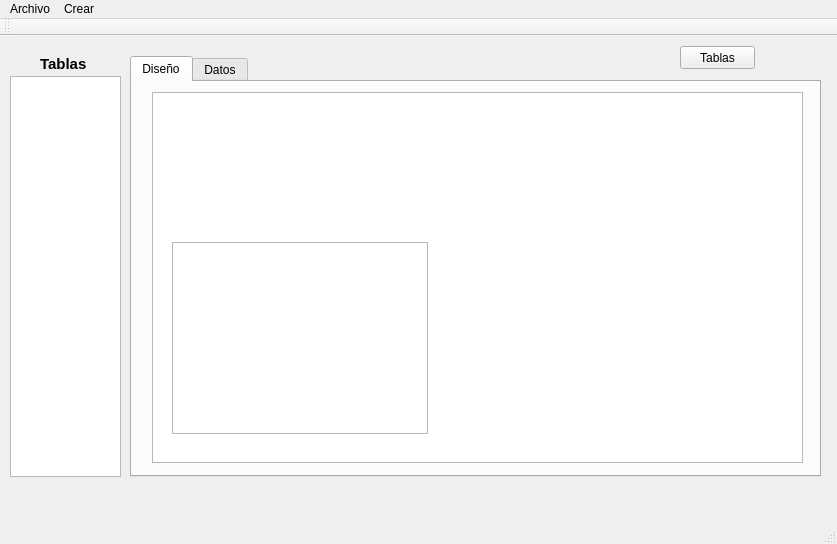
<?xml version="1.0" encoding="UTF-8"?>
<ui version="4.0">
 <class>MainWindow</class>
 <widget class="QMainWindow" name="MainWindow">
  <property name="geometry">
   <rect>
    <x>0</x>
    <y>0</y>
    <width>837</width>
    <height>544</height>
   </rect>
  </property>
  <property name="windowTitle">
   <string>Mini Access</string>
  </property>
  <property name="windowIcon">
   <iconset resource="iconos.qrc">
    <normaloff>:/iconos/access.ico</normaloff>:/iconos/access.ico</iconset>
  </property>
  <widget class="QWidget" name="centralWidget">
   <widget class="QTabWidget" name="tabWidget">
    <property name="geometry">
     <rect>
      <x>130</x>
      <y>20</y>
      <width>691</width>
      <height>421</height>
     </rect>
    </property>
    <property name="currentIndex">
     <number>0</number>
    </property>
    <widget class="QWidget" name="tab">
     <attribute name="title">
      <string>Diseño</string>
     </attribute>
     <widget class="QTableView" name="tableView">
      <property name="geometry">
       <rect>
        <x>20</x>
        <y>10</y>
        <width>651</width>
        <height>371</height>
       </rect>
      </property>
     </widget>
     <widget class="QListWidget" name="listWidget">
      <property name="geometry">
       <rect>
        <x>40</x>
        <y>160</y>
        <width>256</width>
        <height>192</height>
       </rect>
      </property>
     </widget>
    </widget>
    <widget class="QWidget" name="tab_2">
     <attribute name="title">
      <string>Datos</string>
     </attribute>
     <widget class="QTableView" name="tableView_2">
      <property name="geometry">
       <rect>
        <x>20</x>
        <y>10</y>
        <width>651</width>
        <height>371</height>
       </rect>
      </property>
     </widget>
    </widget>
   </widget>
   <widget class="QLabel" name="label">
    <property name="geometry">
     <rect>
      <x>40</x>
      <y>20</y>
      <width>51</width>
      <height>16</height>
     </rect>
    </property>
    <property name="font">
     <font>
      <pointsize>11</pointsize>
      <weight>75</weight>
      <bold>true</bold>
     </font>
    </property>
    <property name="text">
     <string>Tablas</string>
    </property>
   </widget>
   <widget class="QListView" name="listView">
    <property name="geometry">
     <rect>
      <x>10</x>
      <y>40</y>
      <width>111</width>
      <height>401</height>
     </rect>
    </property>
   </widget>
   <widget class="QPushButton" name="pushButton">
    <property name="geometry">
     <rect>
      <x>680</x>
      <y>10</y>
      <width>75</width>
      <height>23</height>
     </rect>
    </property>
    <property name="text">
     <string>Tablas</string>
    </property>
   </widget>
  </widget>
  <widget class="QMenuBar" name="menuBar">
   <property name="geometry">
    <rect>
     <x>0</x>
     <y>0</y>
     <width>837</width>
     <height>21</height>
    </rect>
   </property>
   <widget class="QMenu" name="menuArchivo">
    <property name="title">
     <string>Archivo</string>
    </property>
    <addaction name="actionAbrir_Archivo"/>
    <addaction name="actionAbrir_Tabla"/>
    <addaction name="actionNuevo_Archivo"/>
   </widget>
   <widget class="QMenu" name="menuCrear">
    <property name="title">
     <string>Crear</string>
    </property>
    <addaction name="actionCrear_Tabla"/>
    <addaction name="actionCrear_Campo"/>
    <addaction name="actionCrear_Registro"/>
   </widget>
   <addaction name="menuArchivo"/>
   <addaction name="menuCrear"/>
  </widget>
  <widget class="QToolBar" name="mainToolBar">
   <attribute name="toolBarArea">
    <enum>TopToolBarArea</enum>
   </attribute>
   <attribute name="toolBarBreak">
    <bool>false</bool>
   </attribute>
  </widget>
  <widget class="QStatusBar" name="statusBar"/>
  <action name="actionCrear_Tabla">
   <property name="text">
    <string>Crear Tabla</string>
   </property>
  </action>
  <action name="actionCrear_Campo">
   <property name="text">
    <string>Crear Campo</string>
   </property>
  </action>
  <action name="actionCrear_Registro">
   <property name="text">
    <string>Crear Registro</string>
   </property>
  </action>
  <action name="actionAbrir_Archivo">
   <property name="text">
    <string>Abrir Archivo</string>
   </property>
  </action>
  <action name="actionAbrir_Tabla">
   <property name="text">
    <string>Abrir Tabla</string>
   </property>
  </action>
  <action name="actionNuevo_Archivo">
   <property name="text">
    <string>Nuevo Archivo</string>
   </property>
  </action>
 </widget>
 <layoutdefault spacing="6" margin="11"/>
 <resources>
  <include location="iconos.qrc"/>
 </resources>
 <connections/>
</ui>
